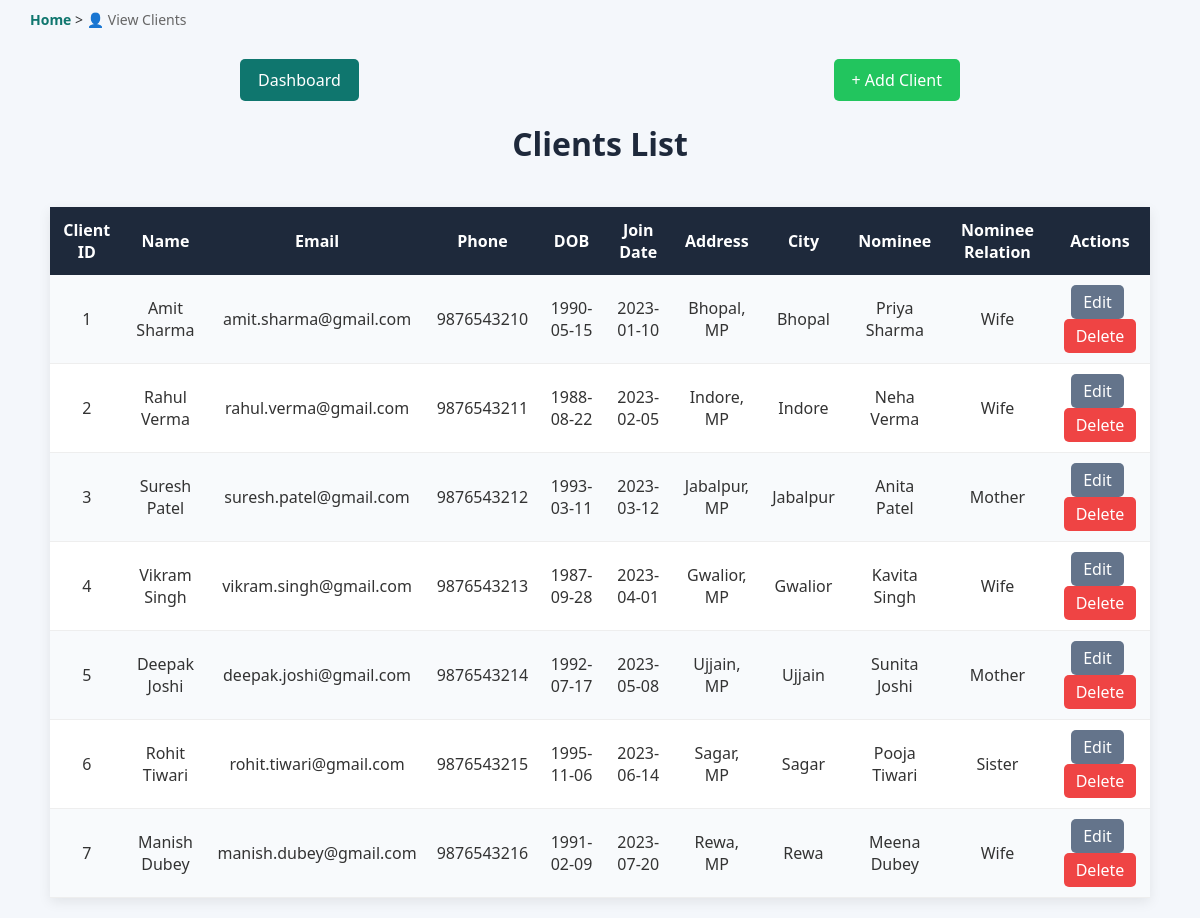
The app's page /clients/view_clients.php, older data.
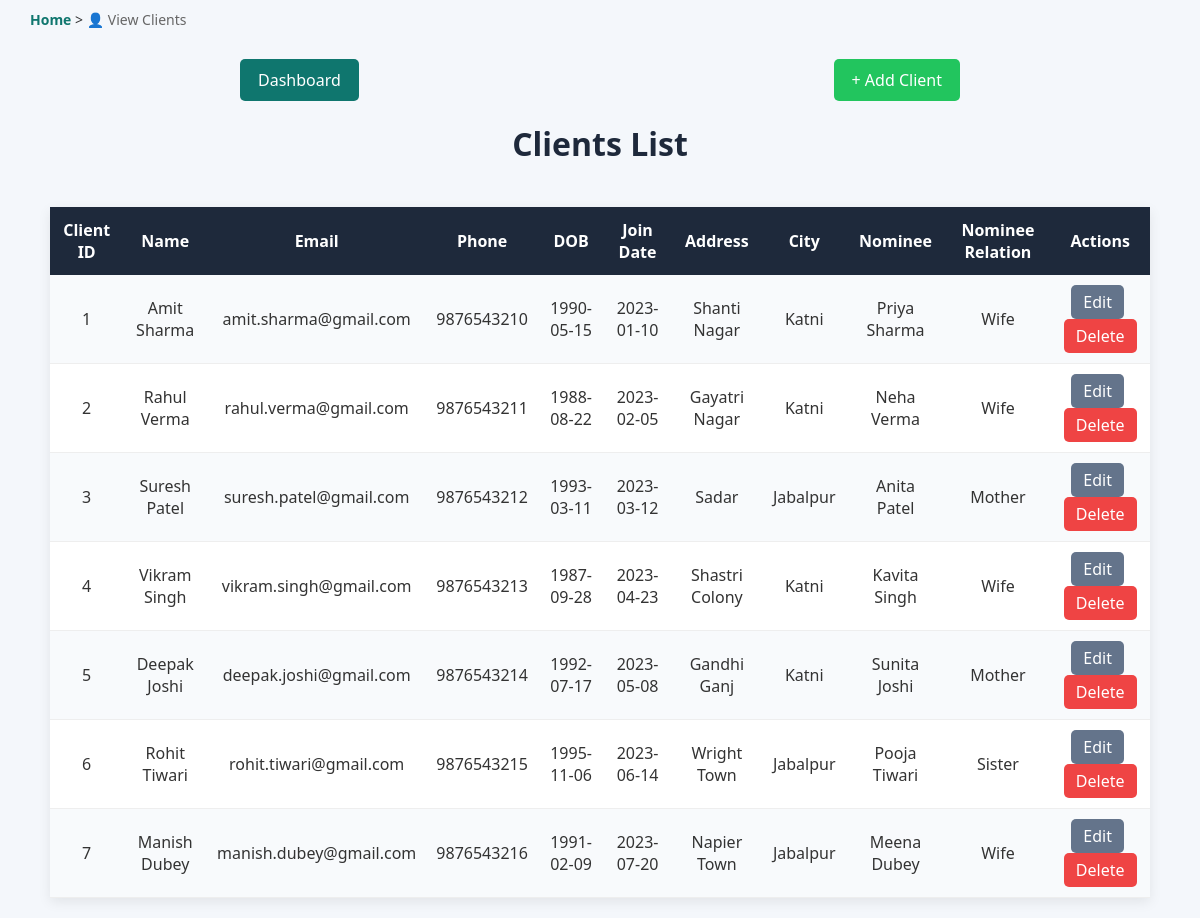
The same page, newer data.
### tables this page shows
CREATE TABLE clients (client_id INT AUTO_INCREMENT PRIMARY KEY, name VARCHAR(100) NOT NULL, email VARCHAR(100) UNIQUE NOT NULL, phone VARCHAR(20) NOT NULL, address TEXT,
 dob DATE NOT NULL, join_date DATE NOT NULL, nominee VARCHAR(100), nominee_relation VARCHAR(50), city VARCHAR(50));

### clients/view_clients.php (the view, shortened to what this page needs)
<?php include '../db_config.php'; ?>
<!DOCTYPE html>
<html lang="en">
<head>
<link rel="stylesheet" href="../styles.css">
</head>
<body>
<div class="breadcrumb">
<a href="../index.php">Home</a>
>
<span>👤 View Clients</span>
</div>
<div class="action-bar">
<a href="../index.php" class="back-button">
Dashboard
</a>
<a href="add_client.php" class="add-button">
+ Add Client
</a>
</div>
    <h1>Clients List</h1>
<div class="table-wrapper">
<table>        <tr>
            <th>Client ID</th>
            <th>Name</th>
            <th>Email</th>
            <th>Phone</th>
            <th>DOB</th>
            <th>Join Date</th>
            <th>Address</th>
            <th>City</th>
            <th>Nominee</th>
            <th>Nominee Relation</th>
            <th>Actions</th>
        </tr>
        <?php
        $sql = "SELECT * FROM clients";
        $result = $conn->query($sql);
        if ($result->num_rows > 0) {
            while($row = $result->fetch_assoc()){
?>
<tr>
<td><?= $row['client_id']; ?></td>
<td><?= $row['name']; ?></td>
<td><?= $row['email']; ?></td>
<td><?= $row['phone']; ?></td>
<td><?= $row['dob']; ?></td>
<td><?= $row['join_date']; ?></td>
<td><?= $row['address']; ?></td>
<td><?= $row['city']; ?></td>
<td><?= $row['nominee']; ?></td>
<td><?= $row['nominee_relation']; ?></td>
<td>
<a class="edit-btn"
href="edit_client.php?id=<?= $row['client_id']; ?>">Edit </a>
<a class="delete-btn"
onclick="return confirm('Delete this record?')"
href="delete_client.php?id=<?= $row['client_id']; ?>">
Delete
</a>
</td>
</tr>
<?php
}
             }else {
           echo "<tr>
            <td colspan='11' class='no-data'>
                No clients found
            </td>
          </tr>";
}
        ?>
    </table>
</div>
</body>
</html>

Row changes from the older to the newer data that the page shows:
changed clients "Amit Sharma": address "Bhopal, MP" → "Shanti Nagar"; city "Bhopal" → "Katni"
changed clients "Rahul Verma": address "Indore, MP" → "Gayatri Nagar"; city "Indore" → "Katni"
changed clients "Suresh Patel": address "Jabalpur, MP" → "Sadar"
changed clients "Vikram Singh": join_date "2023-04-01" → "2023-04-23"; address "Gwalior, MP" → "Shastri Colony"; city "Gwalior" → "Katni"
changed clients "Deepak Joshi": address "Ujjain, MP" → "Gandhi Ganj"; city "Ujjain" → "Katni"
changed clients "Rohit Tiwari": address "Sagar, MP" → "Wright Town"; city "Sagar" → "Jabalpur"
changed clients "Manish Dubey": address "Rewa, MP" → "Napier Town"; city "Rewa" → "Jabalpur"
